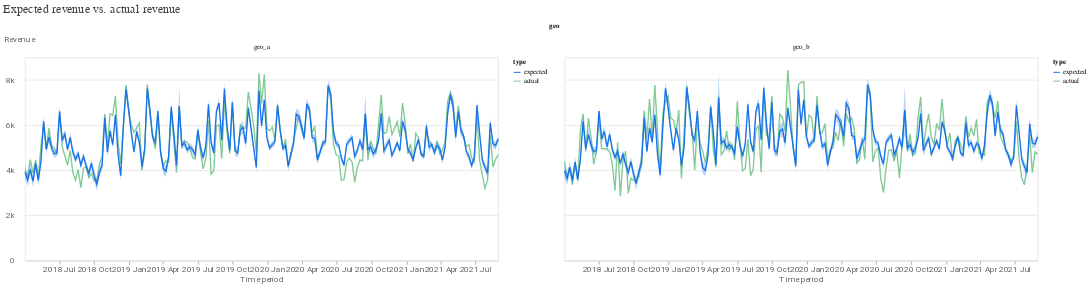

The code cell stored with this chart in its notebook:
### Markdown cell above
### Predictive Performance

### Code cell
model_fit = visualizer.ModelFit(meridian)
model_fit.plot_model_fit(n_top_largest_geos=2,
                         show_geo_level=True,
                         include_baseline=False,
                         include_ci=True)

### Figure 1 — Vega-Lite specification as saved in the notebook (floating-point values rounded to 4 significant figures; data arrays with more than 128 entries replaced by an {"elided": "..."} marker saying what was removed)
{"config": {"view": {"continuousWidth": 300, "continuousHeight": 300}, "axis": {"labelColor": "#5F6368", "labelFont": "Roboto", "labelFontSize": 12, "titleColor": "#5F6368", "titleFont": "Roboto", "titleFontSize": 12, "titleFontWeight": "normal"}}, "data": {"name": "data-cbb1683814f883ae03f6cf7198213338"}, "facet": {"column": {"field": "geo", "sort": ["geo_a", "geo_b"], "type": "ordinal"}}, "spec": {"layer": [{"mark": {"type": "line"}, "encoding": {"color": {"field": "type", "scale": {"domain": ["expected", "actual"], "range": ["#1A73E8", "#81C995"]}, "type": "nominal"}, "x": {"axis": {"domainColor": "#DADCE0", "format": "%Y %b", "grid": false, "tickCount": 8}, "field": "time", "title": "Time period", "type": "temporal"}, "y": {"axis": {"domain": false, "labelExpr": "replace(format(datum.value, '.3~s'), 'G', 'B')", "labelPadding": 10, "tickCount": 5, "ticks": false, "titleAlign": "left", "titleAngle": 0, "titleY": -20}, "field": "mean", "title": "Revenue", "type": "quantitative"}}}, {"mark": {"type": "area", "opacity": 0.3}, "encoding": {"color": {"field": "type", "legend": null, "scale": {"domain": ["expected"], "range": ["#1A73E8"]}, "type": "nominal"}, "x": {"field": "time", "type": "temporal"}, "y": {"field": "ci_hi", "type": "quantitative"}, "y2": {"field": "ci_lo"}}}], "resolve": {"scale": {"color": "independent"}}, "width": 700}, "title": {"text": "Expected revenue vs. actual revenue", "anchor": "start", "color": "#3C4043", "font": "Google Sans Display", "fontSize": 18, "fontWeight": "normal", "offset": 10}, "$schema": "https://vega.github.io/schema/vega-lite/v5.20.1.json", "datasets": {"data-cbb1683814f883ae03f6cf7198213338": {"elided": "716 records"}}}
